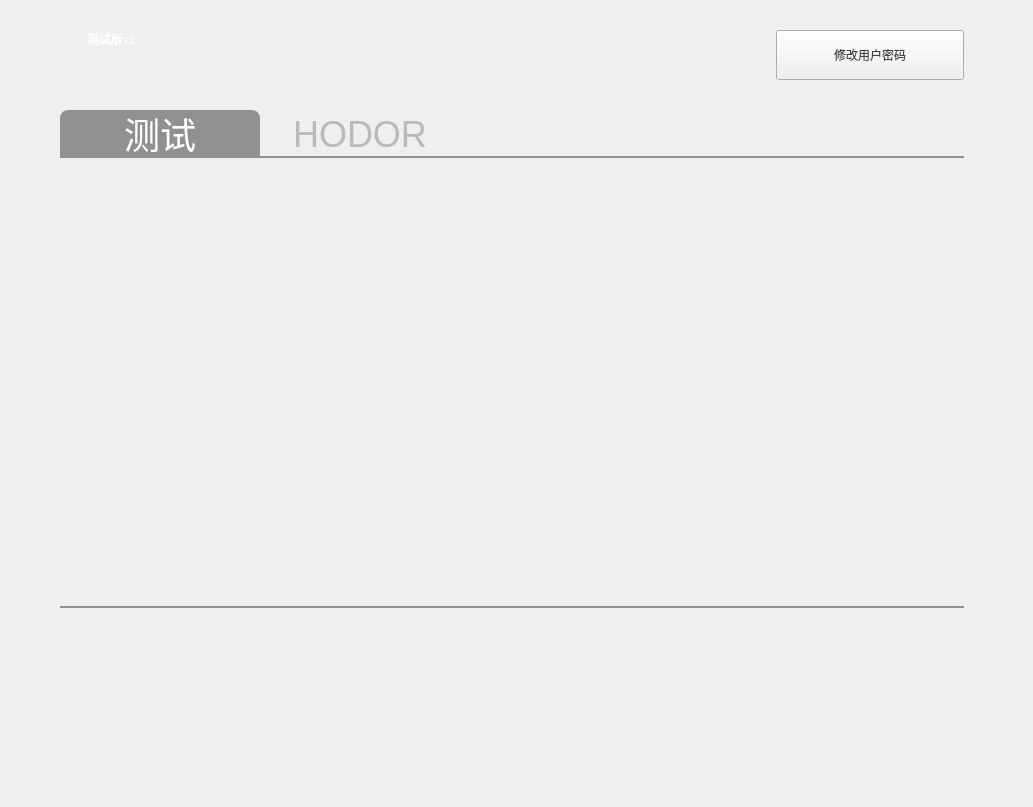
   <widget class="QWidget" name="page_content">
    <property name="styleSheet">
     <string notr="true"/>
    </property>
    <widget class="QTabWidget" name="tabWidget_content">
     <property name="geometry">
      <rect>
       <x>0</x>
       <y>110</y>
       <width>1024</width>
       <height>688</height>
      </rect>
     </property>
     <property name="minimumSize">
      <size>
       <width>1024</width>
       <height>688</height>
      </size>
     </property>
     <property name="maximumSize">
      <size>
       <width>1024</width>
       <height>688</height>
      </size>
     </property>
     <property name="styleSheet">
      <string notr="true">QTabWidget::pane{
	border:none;
}
QTabWidget::tab-bar{
    alignment:left;
	left:60px;
	border-bottom:2px solid #909090;
}
QTabBar::tab{
	height: 46px;
	font:36px;
	
	color: rgb(186, 186, 186);
	background:transparent;
	width:200px;
}

QTabBar::tab:selected ,QTabBar::tab:hover{
	background:rgb(144,144,144);
	border-bottom-color: #909090; /* same as the pane color */
    border-top-left-radius: 8px;
    border-top-right-radius: 8px;
	border-color: white;
	color:white;
}</string>
     </property>
     <property name="currentIndex">
      <number>0</number>
     </property>
     <widget class="QWidget" name="tabWidget_test">
      <property name="styleSheet">
       <string notr="true"/>
      </property>
      <attribute name="title">
       <string>测试</string>
      </attribute>
      <widget class="QWidget" name="widget_setting" native="true">
       <property name="geometry">
        <rect>
         <x>0</x>
         <y>450</y>
         <width>1024</width>
         <height>192</height>
        </rect>
       </property>
       <property name="minimumSize">
        <size>
         <width>1024</width>
         <height>192</height>
        </size>
       </property>
       <property name="maximumSize">
        <size>
         <width>1024</width>
         <height>192</height>
        </size>
       </property>
       <property name="styleSheet">
        <string notr="true"/>
       </property>
      </widget>
      <widget class="Line" name="line">
       <property name="geometry">
        <rect>
         <x>60</x>
         <y>0</y>
         <width>904</width>
         <height>2</height>
        </rect>
       </property>
       <property name="minimumSize">
        <size>
         <width>904</width>
         <height>2</height>
        </size>
       </property>
       <property name="maximumSize">
        <size>
         <width>904</width>
         <height>2</height>
        </size>
       </property>
       <property name="styleSheet">
        <string notr="true">background-color: rgb(144, 144, 144);
border:0px;</string>
       </property>
       <property name="orientation">
        <enum>Qt::Horizontal</enum>
       </property>
      </widget>
      <widget class="Line" name="line_2">
       <property name="geometry">
        <rect>
         <x>60</x>
         <y>450</y>
         <width>904</width>
         <height>2</height>
        </rect>
       </property>
       <property name="minimumSize">
        <size>
         <width>904</width>
         <height>2</height>
        </size>
       </property>
       <property name="maximumSize">
        <size>
         <width>904</width>
         <height>2</height>
        </size>
       </property>
       <property name="styleSheet">
        <string notr="true">background-color: rgb(144, 144, 144);
border:0px;</string>
       </property>
       <property name="orientation">
        <enum>Qt::Horizontal</enum>
       </property>
      </widget>
      <widget class="QWidget" name="widget_test" native="true">
       <property name="geometry">
        <rect>
         <x>0</x>
         <y>0</y>
         <width>1024</width>
         <height>434</height>
        </rect>
       </property>
       <property name="minimumSize">
        <size>
         <width>1024</width>
         <height>434</height>
        </size>
       </property>
       <property name="maximumSize">
        <size>
         <width>1024</width>
         <height>434</height>
        </size>
       </property>
      </widget>
     </widget>
     <widget class="QWidget" name="tabWidget_hodor">
      <attribute name="title">
       <string>HODOR</string>
      </attribute>
      <widget class="Line" name="line_3">
       <property name="geometry">
        <rect>
         <x>60</x>
         <y>0</y>
         <width>904</width>
         <height>2</height>
        </rect>
       </property>
       <property name="minimumSize">
        <size>
         <width>904</width>
         <height>2</height>
        </size>
       </property>
       <property name="maximumSize">
        <size>
         <width>904</width>
         <height>2</height>
        </size>
       </property>
       <property name="styleSheet">
        <string notr="true">background-color: rgb(144, 144, 144);
border:0px;</string>
       </property>
       <property name="orientation">
        <enum>Qt::Horizontal</enum>
       </property>
      </widget>
     </widget>
    </widget>
    <widget class="QWidget" name="widget_top" native="true">
     <property name="geometry">
      <rect>
       <x>0</x>
       <y>0</y>
       <width>1024</width>
       <height>110</height>
      </rect>
     </property>
     <property name="minimumSize">
      <size>
       <width>1024</width>
       <height>110</height>
      </size>
     </property>
     <property name="maximumSize">
      <size>
       <width>1024</width>
       <height>110</height>
      </size>
     </property>
     <layout class="QHBoxLayout" name="horizontalLayout_20">
      <property name="spacing">
       <number>0</number>
      </property>
      <property name="leftMargin">
       <number>60</number>
      </property>
      <property name="topMargin">
       <number>0</number>
      </property>
      <property name="rightMargin">
       <number>60</number>
      </property>
      <property name="bottomMargin">
       <number>0</number>
      </property>
      <item>
       <layout class="QVBoxLayout" name="verticalLayout_3">
        <property name="spacing">
         <number>0</number>
        </property>
        <property name="topMargin">
         <number>30</number>
        </property>
        <item>
         <layout class="QHBoxLayout" name="horizontalLayout_19">
          <property name="spacing">
           <number>20</number>
          </property>
          <item>
           <widget class="QLabel" name="label_logoSmall">
            <property name="text">
             <string/>
            </property>
            <property name="pixmap">
             <pixmap resource="resource/resource.qrc">:/images/logo/logoSmall.png</pixmap>
            </property>
           </widget>
          </item>
          <item>
           <widget class="QLabel" name="label_smallTitle">
            <property name="styleSheet">
             <string notr="true">font: 18px &quot;.Helvetica Neue DeskInterface&quot;;
color: rgb(255, 255, 255);</string>
            </property>
            <property name="text">
             <string>测试版v1</string>
            </property>
           </widget>
          </item>
         </layout>
        </item>
        <item>
         <spacer name="verticalSpacer_15">
          <property name="orientation">
           <enum>Qt::Vertical</enum>
          </property>
          <property name="sizeHint" stdset="0">
           <size>
            <width>20</width>
            <height>40</height>
           </size>
          </property>
         </spacer>
        </item>
       </layout>
      </item>
      <item>
       <spacer name="horizontalSpacer_26">
        <property name="orientation">
         <enum>Qt::Horizontal</enum>
        </property>
        <property name="sizeHint" stdset="0">
         <size>
          <width>581</width>
          <height>20</height>
         </size>
        </property>
       </spacer>
      </item>
      <item>
       <layout class="QVBoxLayout" name="verticalLayout_4">
        <property name="spacing">
         <number>0</number>
        </property>
        <property name="topMargin">
         <number>30</number>
        </property>
        <item>
         <widget class="QPushButton" name="button_pageModify">
          <property name="minimumSize">
           <size>
            <width>188</width>
            <height>50</height>
           </size>
          </property>
          <property name="maximumSize">
           <size>
            <width>188</width>
            <height>50</height>
           </size>
          </property>
          <property name="styleSheet">
           <string notr="true">QPushButton{
	border-image: url(:/images/button/button3.png);
	color: rgb(66, 66, 66);
	font: 18px &quot;.Helvetica Neue DeskInterface&quot;;
}
QPushButton:pressed{
border-image: url(:/images/button/button3_press.png);
}
</string>
          </property>
          <property name="text">
           <string>修改用户密码</string>
          </property>
         </widget>
        </item>
        <item>
         <spacer name="verticalSpacer_16">
          <property name="orientation">
           <enum>Qt::Vertical</enum>
          </property>
          <property name="sizeHint" stdset="0">
           <size>
            <width>20</width>
            <height>40</height>
           </size>
          </property>
         </spacer>
        </item>
       </layout>
      </item>
     </layout>
    </widget>
   </widget>
